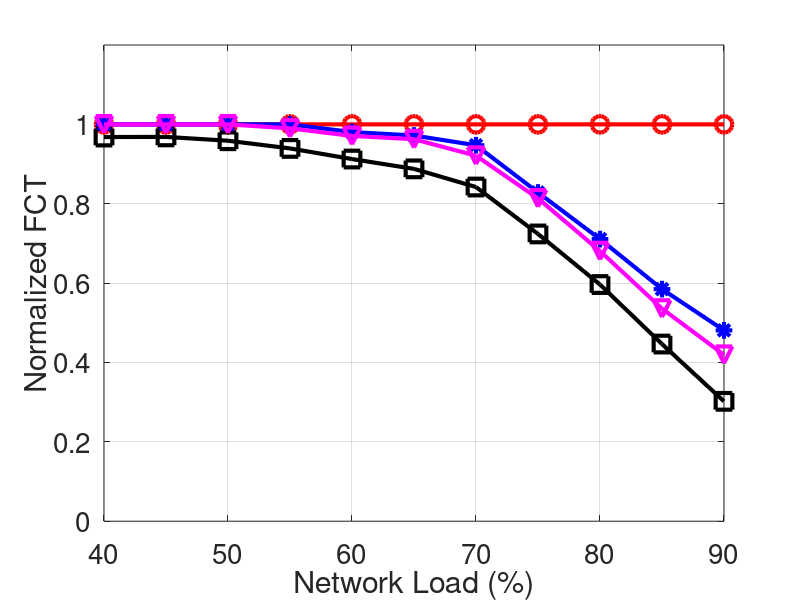

Reproduce this figure in MATLAB.
clear
clc

x=[
0.4
0.45
0.5
0.55
0.6
0.65
0.7
0.75
0.8
0.85
0.9
];

k_80=[
1
1
1
1
1
1
1
1
1
1
1
];

k_22=[
0.968085106
0.968421053
0.958762887
0.939393939
0.912621359
0.887850467
0.842105263
0.723880597
0.596385542
0.446428571
0.302052786
];

bcc_red=[
1
1
1
1
0.980582524
0.971962617
0.947368421
0.828358209
0.710843373
0.584821429
0.480938416
];

bcc_cut_off=[
1
1
1
0.98989899
0.970873786
0.962616822
0.921052632
0.813432836
0.680722892
0.535714286
0.419354839
];

figure(1);
width=900;
height=480;
left=100;
bottem=0;

plot(x * 100,k_80,'-ro','LineWidth',3,...
    'MarkerSize',12);
hold on;
plot(x * 100,k_22,'-ks','LineWidth',3,...
    'MarkerSize',12);
hold on;
plot(x * 100,bcc_red,'-b*','LineWidth',3,...
    'MarkerSize',12);
hold on;
plot(x * 100,bcc_cut_off,'-mv','LineWidth',3,...
    'MarkerSize',12);
hold on;

xlabel('Network Load (%)','FontSize', 20)
ylabel('Normalized FCT','FontSize', 20);
set(gca, 'FontSize', 20, 'xtick',[40,50,60,70,80,90]); % set font size of tick labels
%h=legend('DCTCP K=720KB','DCTCP K=200KB',20,'Location', 'SouthWest');
%set(h,'FontSize',20,'LineWidth',1,'Box','off');
axis([40,90,0,1.2]);
grid on;
hold off;
